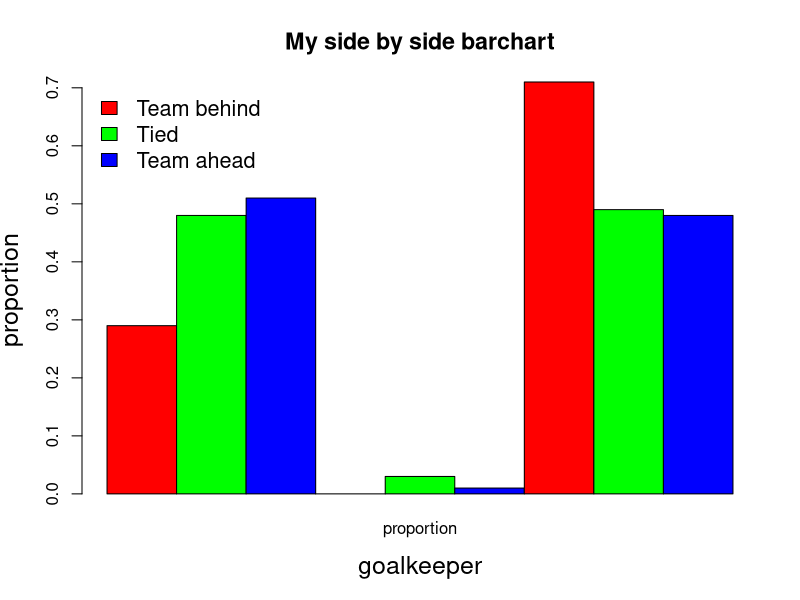
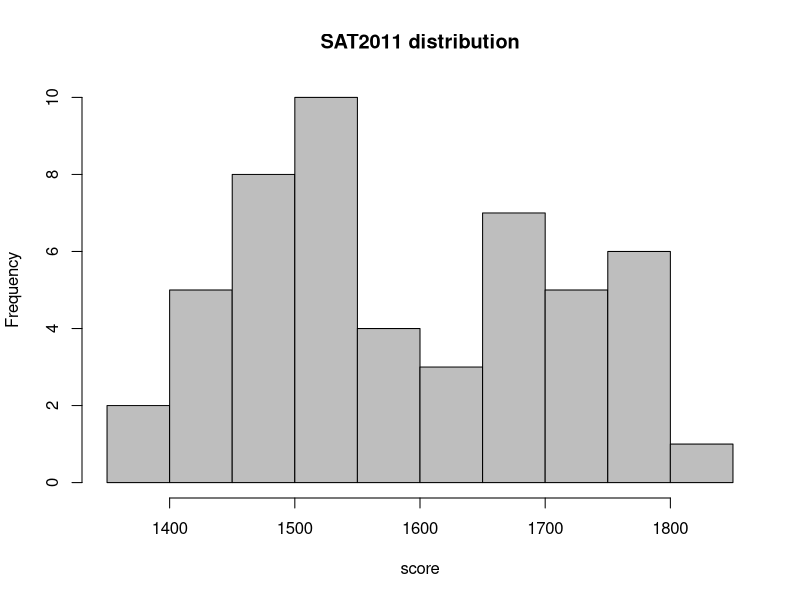
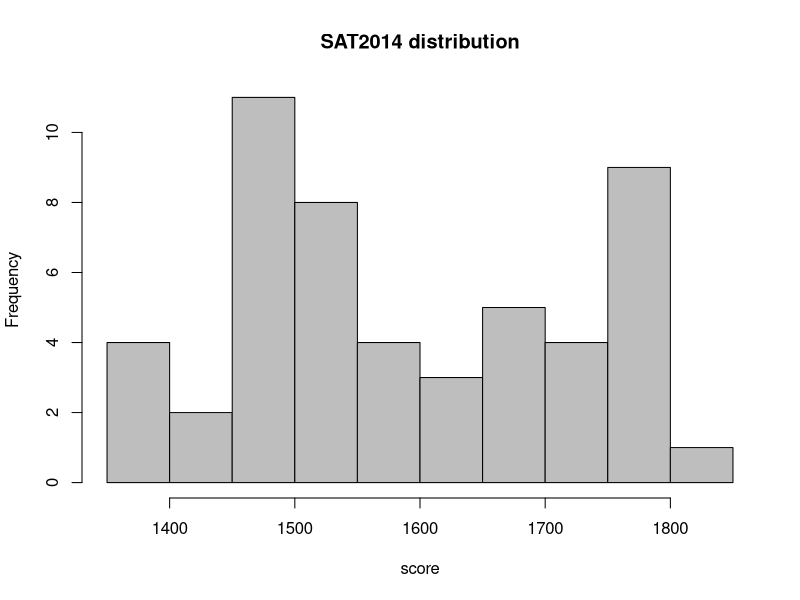
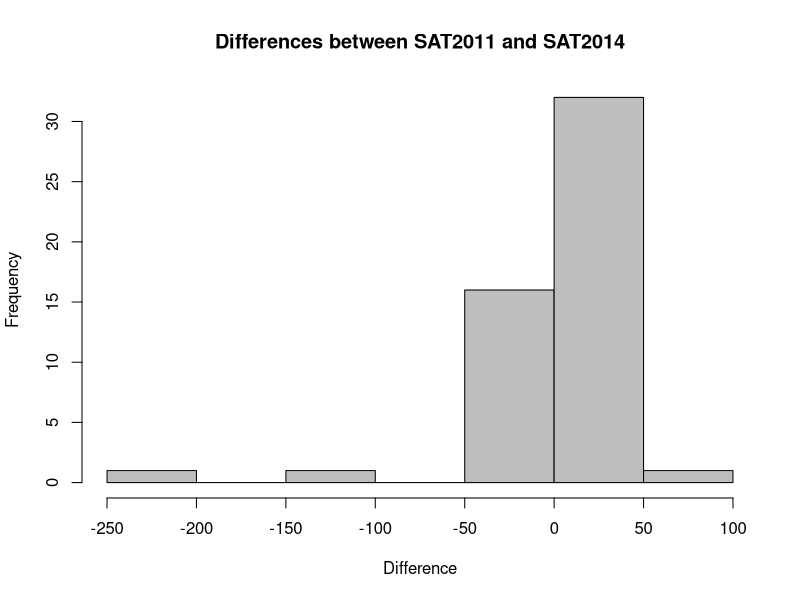
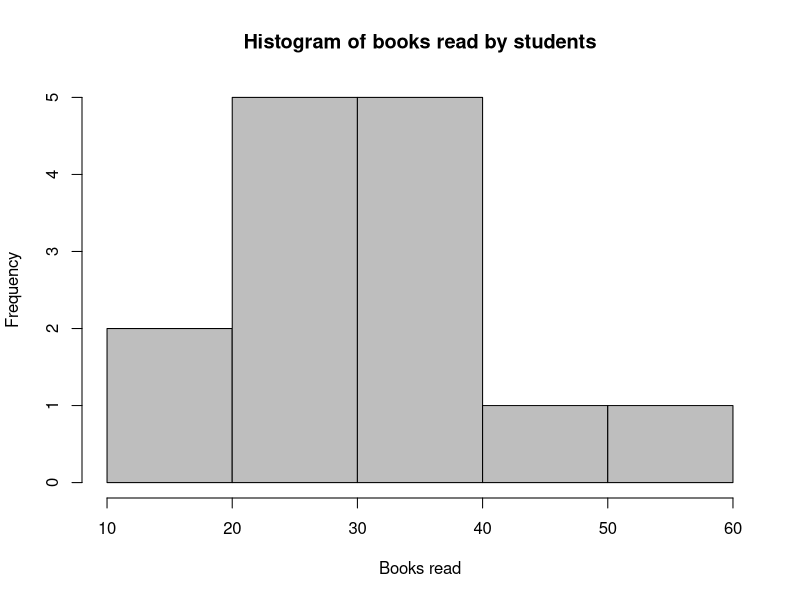
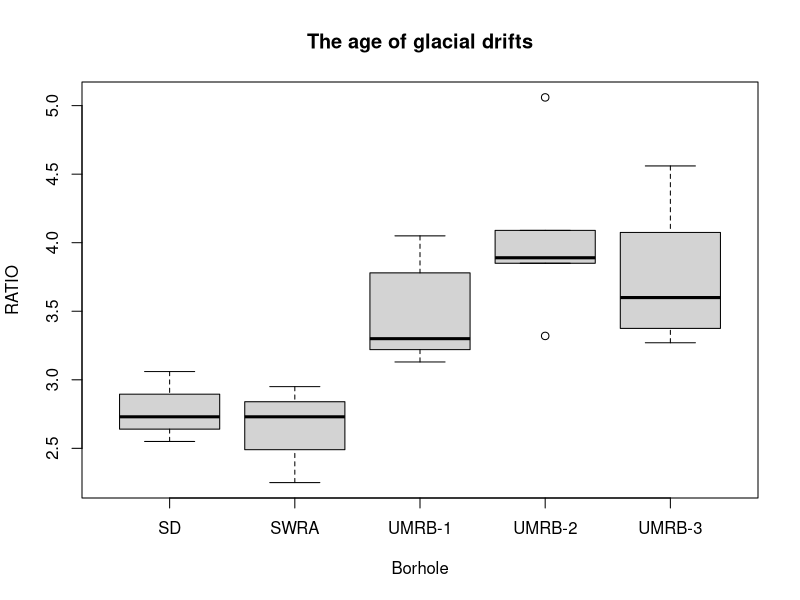

Reproduce these figures in R, in order.
## ---- chunk 1
knitr::opts_chunk$set(echo = TRUE)
## ---- chunk 2
library(dplyr)
q1table = data_frame(goalkeeper= rep(c("Dive left","Stay middle","Dive right"),each=3),
match = rep(c("Team behind","Tied", "Team ahead"),3),
proportion = c(0.29,.48,0.51,0,.03,.01,0.71,0.49,0.48))
q1table
library(ggplot2)
colours <-c("red","green","blue")
barplot(as.matrix(q1table[3:3]), main="My side by side barchart", xlab="goalkeeper", ylab = "proportion", q1table.name = c("Dive left","Stay middle","Dive right"), cex.lab = 1.5, cex.main = 1.4, beside=TRUE, col=colours)
legend("topleft", c("Team behind","Tied", "Team ahead"), cex=1.3, bty="n", fill=colours)
## ---- chunk 3
sat<-read.csv("SAT.csv")
#part a: The differences in thedistributions of state score from 2011 to 2014 are there are more higher scores (1700 or above), the middle scores have gone lower (1550 to 1700), and the lower scores have gone up (1550 and below).
hist(sat$SAT2011, col="gray", main="SAT2011 distribution", xlab="score")
hist(sat$SAT2014, col="gray", main="SAT2014 distribution", xlab="score")
#part b
Difference = sat$SAT2014 - sat$SAT2011
hist(Difference, col="gray", main="Differences between SAT2011 and SAT2014", xlab="Difference")
#part c
#from the graph in part b we can conclude that the most of the scores have either gone up by 50 or gone down by 50, a few of score gone down a lot around (-100 to -150) and (-200 to -250).
#part d
#in 2011
mean(sat$SAT2011)
median(sat$SAT2011)
sd(sat$SAT2011)
range(sat$SAT2011)
#in 2014
mean(sat$SAT2014)
median(sat$SAT2014)
sd(sat$SAT2014)
range(sat$SAT2014)
## ---- chunk 4
nuc<-as_data_frame(read.csv("NUC.csv"))
nuc
#The following code creates a dataset eliminating the largest value from the dataset (by arranging the dataset in order of decreasing PLANTS and then taking all but the first observation):
nuc_partb = nuc %>% arrange(desc(PLANTS)) %>% slice(2:n())
nuc_partb
#The following bit of code creates a dataset eliminating both the largest (first) and smallest (last) values from the sorted dataset
nuc_partc = nuc %>% arrange(desc(PLANTS)) %>% slice(2:(n()-1))
nuc_partc
#part a
mean(nuc$PLANTS)
median(nuc$PLANTS)
var(nuc$PLANTS)
sd(nuc$PLANTS)
range(nuc$PLANTS)
a <-c(nuc$PLANTS)
tempa <- table(as.vector(a))
names(tempa)[tempa==max(tempa)]
#part b
#the differences between a and b is every value went down, and the maxrange went from 11 to 9
mean(nuc_partb$PLANTS)
median(nuc_partb$PLANTS)
var(nuc_partb$PLANTS)
sd(nuc_partb$PLANTS)
range(nuc_partb$PLANTS)
b <-c(nuc_partb$PLANTS)
tempb <- table(as.vector(b))
names(tempb)[tempb==max(tempb)]
#part c
#the differences between a and b is every value went up, and the minrange went from 1 to 3 and so is the mode
mean(nuc_partc$PLANTS)
median(nuc_partc$PLANTS)
var(nuc_partc$PLANTS)
sd(nuc_partc$PLANTS)
range(nuc_partc$PLANTS)
c <-c(nuc_partc$PLANTS)
tempc <- table(as.vector(c))
names(tempc)[tempc==max(tempc)]
## ---- chunk 5
sand<-as_data_frame(read.csv("SAND.csv"))
sand
#i dont really understand where are the rules for me to imply in order to complete these questions, i will try answer them in my own way.
#part a: group A sandstone slices will fall at minimum area around 55,20
mean(sand$PermA)
sd(sand$PermA)
#part b: group B sandstone slices will fall at maximum area around 150.00
mean(sand$PermB)
sd(sand$PermB)
#part c: group C sandstone slices will fall at minimum area around 52.20
mean(sand$PermC)
sd(sand$PermC)
#par d
#type B appears to decay faster.
## ---- chunk 6
jread<-as_data_frame(read.csv("JREAD.csv"))
jread
#part a
hist(jread$BOOKS, col="gray", main="Histogram of books read by students", xlab="Books read")

#part c
mean(jread$BOOKS)
median(jread$BOOKS)
m <-c(jread$BOOKS)
tempm <- table(as.vector(m))
names(tempm)[tempm==max(tempm)]

#part d
#the mean and median indicate the skewness of the distribution of the data is symmetrical.

## ---- chunk 7
till<-as_data_frame(read.csv("TILL.csv"))
till
#part a
max(till$RATIO)
min(till$RATIO)
mean(till$RATIO)
#part b
#yes i consider the largest ratio to be unsusally large due to the difference between mean and max ratio.
#part c
till<-read.csv("TILL.csv")
head(till)
boxplot(till$RATIO~till$BOREHOLE, ylab="RATIO", main="The age of glacial drifts", xlab="Borhole")
